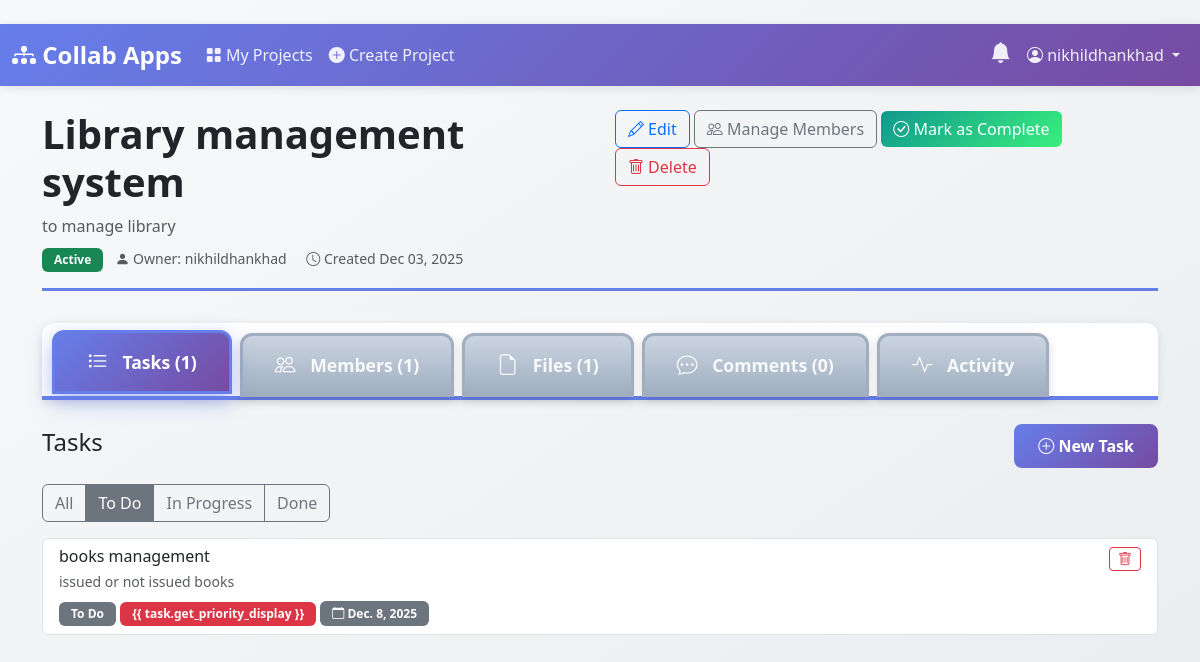
Before: /projects/1/?status=todo (signed in) with the older database file.
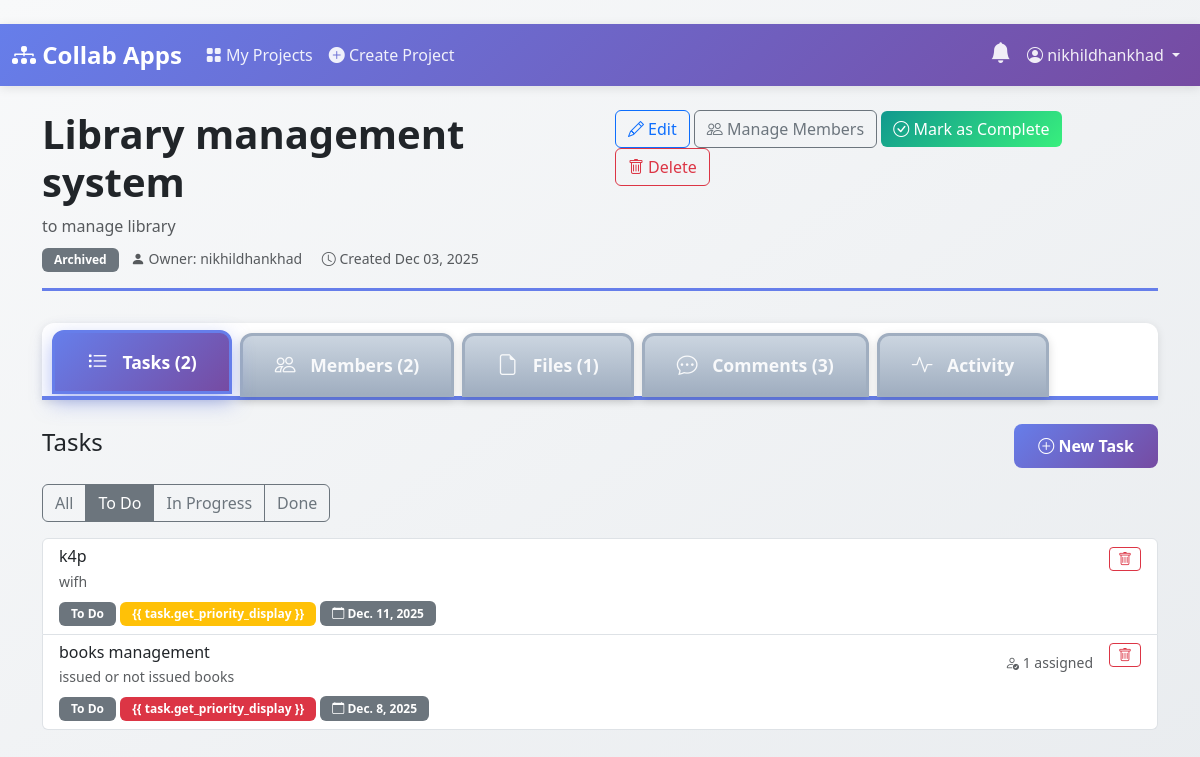
After: the same page with the newer database file.
### projects/models.py (models this page shows, shortened)
class Project(models.Model):
    STATUS_CHOICES = [
        ('active', 'Active'),
        ('archived', 'Archived'),
        ('completed', 'Completed'),
    ]
    name = models.CharField(max_length=200)
    description = models.TextField()
    owner = models.ForeignKey(User, on_delete=models.CASCADE, related_name='owned_projects')
    status = models.CharField(max_length=20, choices=STATUS_CHOICES, default='active')
    created_at = models.DateTimeField(auto_now_add=True)
    updated_at = models.DateTimeField(auto_now=True)
    members = models.ManyToManyField(User, through='ProjectMembership', related_name='projects')
    class Meta:
        ordering = ['-created_at']
    @property
    def is_completed(self):
        return self.status == 'completed'

class Task(models.Model):
    STATUS_CHOICES = [
        ('todo', 'To Do'),
        ('in_progress', 'In Progress'),
        ('done', 'Done'),
    ]
    PRIORITY_CHOICES = [
        ('low', 'Low'),
        ('medium', 'Medium'),
        ('high', 'High'),
    ]
    project = models.ForeignKey(Project, on_delete=models.CASCADE, related_name='tasks')
    title = models.CharField(max_length=200)
    description = models.TextField(blank=True)
    status = models.CharField(max_length=20, choices=STATUS_CHOICES, default='todo')
    priority = models.CharField(max_length=20, choices=PRIORITY_CHOICES, default='medium')
    due_date = models.DateField(null=True, blank=True)
    assignees = models.ManyToManyField(User, related_name='assigned_tasks', blank=True)
    created_at = models.DateTimeField(auto_now_add=True)
    updated_at = models.DateTimeField(auto_now=True)
    created_by = models.ForeignKey(User, on_delete=models.SET_NULL, null=True, related_name='created_tasks')
    class Meta:
        ordering = ['-created_at']
    def get_status_badge_class(self):
        status_classes = {
            'todo': 'bg-secondary',
            'in_progress': 'bg-primary',
            'done': 'bg-success',
        }
        return status_classes.get(self.status, 'bg-secondary')
    def get_priority_badge_class(self):
        priority_classes = {
            'low': 'bg-info',
            'medium': 'bg-warning',
            'high': 'bg-danger',
        }
        return priority_classes.get(self.priority, 'bg-secondary')

### projects/views.py (the view)
# urls.py: path('<int:pk>/', views.ProjectDetailView.as_view(), name='project_detail'),
class ProjectDetailView(ProjectMemberRequiredMixin, DetailView):
    model = Project
    template_name = 'projects/project_detail.html'
    context_object_name = 'project'
    def get_context_data(self, **kwargs):
        context = super().get_context_data(**kwargs)
        project = self.object
        tasks = project.tasks.all()
        status_filter = self.request.GET.get('status')
        if status_filter:
            tasks = tasks.filter(status=status_filter)
        context['tasks'] = tasks
        context['members'] = project.memberships.select_related('user').all()
        context['files'] = project.files.select_related('uploaded_by').all()[:10]
        context['comments'] = project.comments.select_related('user').all()
        context['activities'] = project.activities.select_related('user').all()[:20]
        context['comment_form'] = CommentForm()
        context['file_form'] = FileUploadForm()
        context['is_owner'] = is_project_owner(self.request.user, project)
        context['can_edit'] = has_project_edit_access(self.request.user, project)
        return context

### projects/models.py (called while the page is built)
    def get_size_display(self):
        size_bytes = self.size
        for unit in ['B', 'KB', 'MB', 'GB']:
            if size_bytes < 1024.0:
                return f"{size_bytes:.1f} {unit}"
            size_bytes /= 1024.0
        return f"{size_bytes:.1f} TB"

### projects/permissions.py (called while the page is built)
def get_user_role(user, project):
    try:
        membership = ProjectMembership.objects.get(project=project, user=user)
        return membership.role
    except ProjectMembership.DoesNotExist:
        return None

def is_project_owner(user, project):
    return project.owner == user

def is_project_member(user, project):
    return ProjectMembership.objects.filter(project=project, user=user).exists()

def has_project_view_access(user, project):
    return is_project_member(user, project)

def has_project_edit_access(user, project):
    role = get_user_role(user, project)
    return role in ['owner', 'editor']

### templates/projects/project_detail.html (shortened to what the changed rows need)
﻿{% extends 'base.html' %}
{% block content %}
<div class="page-header">
    <div class="d-flex justify-content-between align-items-start">
        <div>
            <h1 class="display-6 fw-bold {% if project.is_completed %}text-muted{% endif %}">
                {{ project.name }}
            </h1>
            <p class="text-muted mb-0">{{ project.description }}</p>
            <div class="mt-2">
                <span
                    class="badge {% if project.status == 'active' %}bg-success{% elif project.status == 'completed' %}bg-info{% else %}bg-secondary{% endif %} me-2">
                    {{ project.get_status_display }}
                </span>
                <span class="text-muted small">
                    <i class="bi bi-person-fill"></i> Owner: {{ project.owner.username }}
                </span>
                <span class="text-muted small ms-3">
                    <i class="bi bi-clock"></i> Created {{ project.created_at|date:"M d, Y" }}
                </span>
            </div>
        </div>
    </div>
</div>
<ul class="nav nav-tabs mb-4" id="projectTabs" role="tablist">
    <li class="nav-item" role="presentation">
        <button class="nav-link active" id="tasks-tab" data-bs-toggle="tab" data-bs-target="#tasks" type="button">
            <i class="bi bi-list-task"></i> Tasks ({{ tasks.count }})
        </button>
    </li>
    <li class="nav-item" role="presentation">
        <button class="nav-link" id="members-tab" data-bs-toggle="tab" data-bs-target="#members" type="button">
            <i class="bi bi-people"></i> Members ({{ members.count }})
        </button>
    </li>
    <li class="nav-item" role="presentation">
        <button class="nav-link" id="comments-tab" data-bs-toggle="tab" data-bs-target="#comments" type="button">
            <i class="bi bi-chat-dots"></i> Comments ({{ comments.count }})
        </button>
    </li>
</ul>
<div class="tab-content" id="projectTabsContent">
    <div class="tab-pane fade show active" id="tasks" role="tabpanel">
        {% if tasks %}
        <div class="list-group">
            {% for task in tasks %}
            <div class="list-group-item">
                <div class="d-flex w-100 justify-content-between align-items-start">
                    <a href="{% url 'task_detail' project.pk task.pk %}"
                        class="flex-grow-1 text-decoration-none text-dark">
                        <h6 class="mb-1">{{ task.title }}</h6>
                        <p class="mb-1 text-muted small">{{ task.description|truncatewords:15 }}</p>
                        <div class="mt-2">
                            <span class="badge {{ task.get_status_badge_class }}">{{ task.get_status_display }}</span>
                            <span class="badge {{ task.get_priority_badge_class }}">{{ task.get_priority_display
                                }}</span>
                            {% if task.due_date %}
                            <span class="badge bg-secondary"><i class="bi bi-calendar"></i> {{ task.due_date }}</span>
                            {% endif %}
                        </div>
                    </a>
                    <div class="d-flex align-items-center ms-3">
                        {% if task.assignees.count > 0 %}
                        <div class="small text-muted me-3">
                            <i class="bi bi-person-check"></i> {{ task.assignees.count }} assigned
                        </div>
                        {% endif %}
                        {% if task.created_by == user or is_owner %}
                        <form method="post" action="{% url 'task_delete' project.pk task.pk %}" class="d-inline"
                            onsubmit="return confirm('Are you sure you want to delete this task? This action cannot be undone.');">
                            <button type="submit" class="btn btn-sm btn-outline-danger" title="Delete task">
                                <i class="bi bi-trash"></i>
                            </button>
                        </form>
                        {% endif %}
                    </div>
                </div>
            </div>
            {% endfor %}
        </div>
        {% else %}
        <div class="text-center py-5 text-muted">
            <i class="bi bi-list-task" style="font-size: 3rem;"></i>
            <p>No tasks yet</p>
        </div>
        {% endif %}
    </div>
</div>
{% endblock %}

Changed rows visible on the page:
changed Project "Library management system": status "Active" → "Archived"
added Task: title "k4p", description "wifh", status "To Do", due_date "Dec. 11, 2025"
changed Task "books management": assignees.count (not shown) → "1"
Other visible differences:
{{ tasks.count }}: "1" → "2"
{{ members.count }}: "1" → "2"
{{ comments.count }}: "0" → "3"
